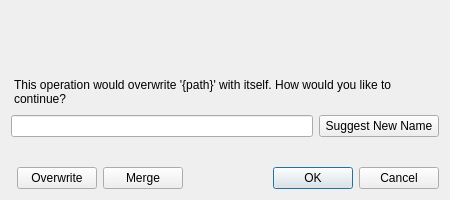
<?xml version="1.0" encoding="UTF-8"?>
<ui version="4.0">
 <class>FileExistsDialog</class>
 <widget class="QDialog" name="FileExistsDialog">
  <property name="geometry">
   <rect>
    <x>0</x>
    <y>0</y>
    <width>450</width>
    <height>200</height>
   </rect>
  </property>
  <property name="windowTitle">
   <string>Dialog</string>
  </property>
  <layout class="QGridLayout" name="gridLayout">
   <item row="2" column="0" colspan="4">
    <layout class="QHBoxLayout" name="_nameeditlayout">
     <property name="bottomMargin">
      <number>24</number>
     </property>
     <item>
      <widget class="QLineEdit" name="name_edit">
       <property name="sizePolicy">
        <sizepolicy hsizetype="MinimumExpanding" vsizetype="Fixed">
         <horstretch>0</horstretch>
         <verstretch>0</verstretch>
        </sizepolicy>
       </property>
      </widget>
     </item>
     <item>
      <widget class="QPushButton" name="btn_new_name">
       <property name="sizePolicy">
        <sizepolicy hsizetype="Preferred" vsizetype="Fixed">
         <horstretch>0</horstretch>
         <verstretch>0</verstretch>
        </sizepolicy>
       </property>
       <property name="minimumSize">
        <size>
         <width>120</width>
         <height>0</height>
        </size>
       </property>
       <property name="maximumSize">
        <size>
         <width>150</width>
         <height>16777215</height>
        </size>
       </property>
       <property name="text">
        <string>Suggest New Name</string>
       </property>
      </widget>
     </item>
    </layout>
   </item>
   <item row="4" column="3">
    <widget class="QDialogButtonBox" name="btnbox">
     <property name="orientation">
      <enum>Qt::Horizontal</enum>
     </property>
     <property name="standardButtons">
      <set>QDialogButtonBox::Cancel|QDialogButtonBox::Ok</set>
     </property>
    </widget>
   </item>
   <item row="0" column="0" colspan="4">
    <widget class="QLabel" name="label">
     <property name="styleSheet">
      <string notr="true">QLabel {padding: 0 10px 0px 0px; }</string>
     </property>
     <property name="text">
      <string>This operation would overwrite '{path}' with itself. How would you like to continue?</string>
     </property>
     <property name="alignment">
      <set>Qt::AlignBottom|Qt::AlignLeading|Qt::AlignLeft</set>
     </property>
     <property name="wordWrap">
      <bool>true</bool>
     </property>
    </widget>
   </item>
   <item row="4" column="1">
    <widget class="QPushButton" name="btn_overwrite">
     <property name="text">
      <string>Overwrite</string>
     </property>
     <property name="autoDefault">
      <bool>false</bool>
     </property>
    </widget>
   </item>
   <item row="4" column="2">
    <widget class="QPushButton" name="btn_merge">
     <property name="text">
      <string>Merge</string>
     </property>
     <property name="autoDefault">
      <bool>false</bool>
     </property>
    </widget>
   </item>
  </layout>
 </widget>
 <resources/>
 <connections>
  <connection>
   <sender>btnbox</sender>
   <signal>accepted()</signal>
   <receiver>FileExistsDialog</receiver>
   <slot>accept()</slot>
   <hints>
    <hint type="sourcelabel">
     <x>248</x>
     <y>254</y>
    </hint>
    <hint type="destinationlabel">
     <x>157</x>
     <y>274</y>
    </hint>
   </hints>
  </connection>
  <connection>
   <sender>btnbox</sender>
   <signal>rejected()</signal>
   <receiver>FileExistsDialog</receiver>
   <slot>reject()</slot>
   <hints>
    <hint type="sourcelabel">
     <x>316</x>
     <y>260</y>
    </hint>
    <hint type="destinationlabel">
     <x>286</x>
     <y>274</y>
    </hint>
   </hints>
  </connection>
 </connections>
</ui>
